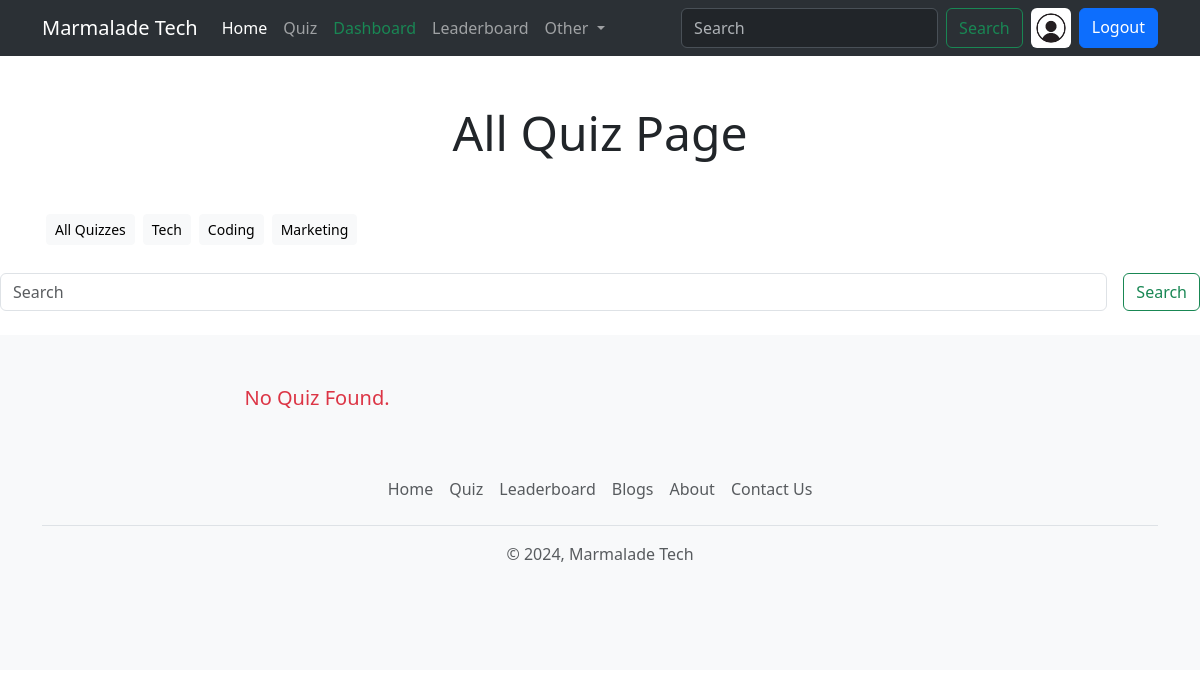
The page /quiz/search/Tech (signed in) on the database as committed earlier.
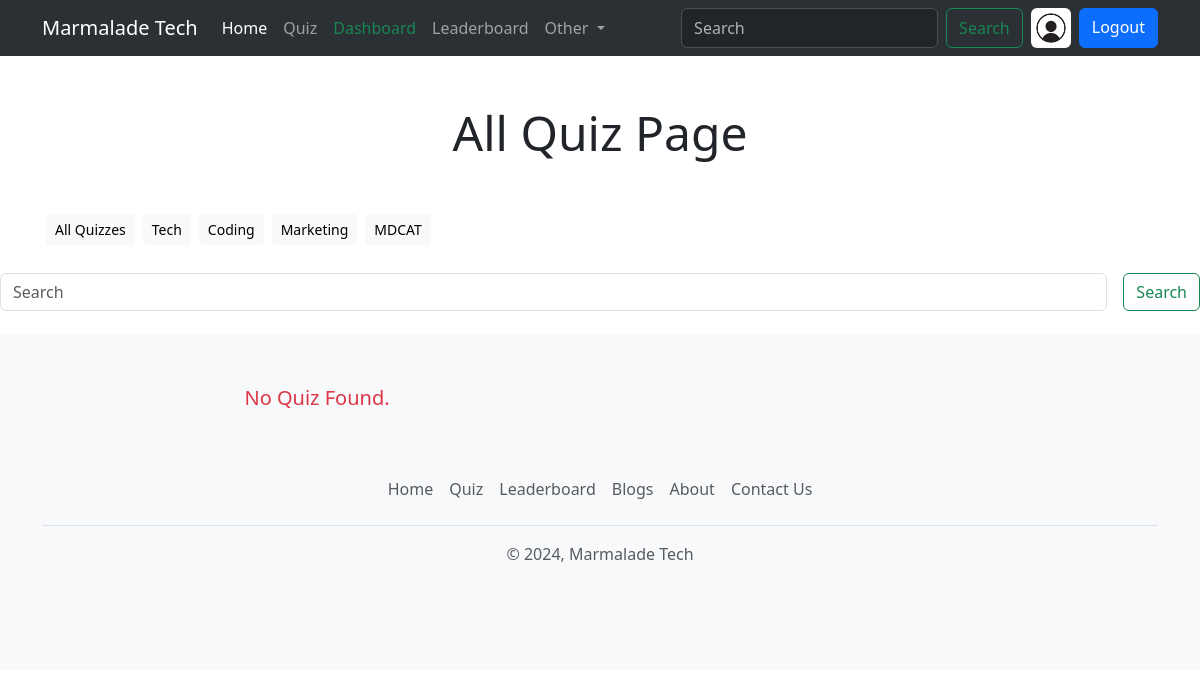
The same page on the database as committed later.
### quiz/models.py (models this page shows, shortened)
class Category(models.Model):
    name=models.CharField(max_length=15)
    class Meta:
        verbose_name_plural='Categories'

### quiz/views.py (the view)
# urls.py: path('search/<str:category>',views.search_view,name='search'),
@login_required(login_url='login')
def search_view(request, category):
    user_object = User.objects.get(username=request.user)
    user_profile = Profile.objects.get(user=user_object)
    if request.GET.get('q') is not None:
        q = request.GET.get('q')
        query = Q(title__icontains=q) | Q(description__icontains=q)
        quizzes = Quiz.objects.filter(query).distinct().order_by('-created_at')
    elif category != " ":
        quizzes = Quiz.objects.filter(category__name=category).order_by('-created_at')
    else:
        quizzes = Quiz.objects.order_by('-created_at')
    categories = Category.objects.all()
    context = {"user_profile": user_profile, "quizzes": quizzes, "categories": categories}
    return render(request, 'all-quiz.html', context)

### templates/all-quiz.html (shortened to what this page needs)
{% extends 'index.html' %}
{% block content %}
    <h1 class="display-5 text-center my-5">All Quiz Page</h1>
    <div class="container">
        <div class="d-flex flex-wrap">
            <a href="{% url 'all_quiz' %}" class="btn btn-sm btn-light m-1">All Quizzes</a>
            {% for category in categories%}
            <a href="{% url 'search' category.name %}" class="btn btn-sm btn-light m-1">{{category.name}}</a>
            {% endfor %}
        </div>
    </div>
    <form class="conatiner d-flex  justify-content-center my-4 " role="search" method="get" action="{% url 'search' ' ' %}">
        <input name='q' class="form-control me-2" type="search" placeholder="Search" aria-label="Search">
        <button class="btn btn-outline-success ms-2 " type="submit">Search</button>
    </form>
    <div class="album py-5 bg-body-tertiary">
        <div class="container">
            <div class="row row-cols-1 row-cols-sm-1 row-cols-md-2 rows-cols-lg-3 g-3">
                {% if quizzes|length > 0 %}
                {% for quiz in quizzes %}
                <div class="col">
                    <div class="card shadow-sm">
                        <div class="card-body">
                            <h4>{{quiz.title}}</h4>
                            <p class="card-text">Total Questions: {{quiz.question_set.all|length}}</p>
                            <p class="card-text">{{quiz.description}}</p>
                            <div class="d-flex justify-content-between align-items-center">
                                <div class="btn-group">
                                    <a href="{% url 'quiz' quiz.id %}" type="button" class="btn btn-sm btn-success">Start Quiz</a>
                                </div>
                                <small class="text-body-secondary">{{quiz.created_at | timesince }} ago </small>
                            </div>
                        </div>
                    </div>
                </div>
                {% endfor %}
                {% else %}
                <div class="col lg-12 col md-12 col-12">
                    <p class="text-center text-danger fs-5">No Quiz Found.</p>
                </div>
                {% endif %}
            </div>
{% endblock content %}

Rows that differ between the two databases and show on the page:
added Category: name "MDCAT"
